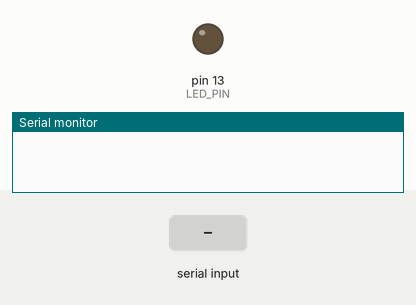
Recording of a sketch running on a simulated Arduino Uno, built with avr-gcc and run on an emulated ATmega328P. Parts: output pins drawn as LEDs (lit = HIGH), the last lines printed to the serial monitor. The test bench sets the inputs (shaded band).

Above: at 1.2 s.
1.3 s: "dark\n" received over Serial
At 2.4 s:
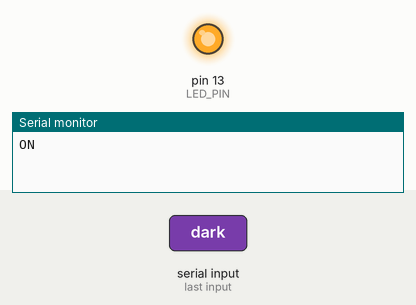
2.8 s: "light\n" received over Serial
At 3.6 s:
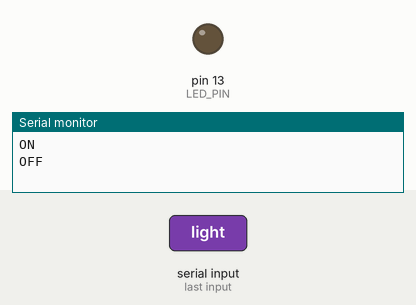
Timing chart, 0 to 5.8 s (numbered marks = the images above; inputs shaded):
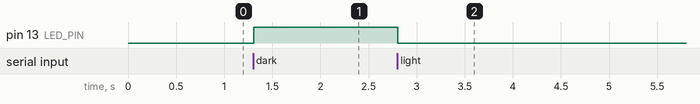

Measured:
- after the input at 1.3 s, pin 13 (LED_PIN): LOW → HIGH at once
- after the input at 2.8 s, pin 13 (LED_PIN): HIGH → LOW at once

The sketch:

Base_station_arduino_code.ino
```cpp
// Base Station Arduino Code
const int LED_PIN = 13;
String receivedData = "";

void setup() {
  Serial.begin(9600);
  pinMode(LED_PIN, OUTPUT);
}

void loop() {
  if (Serial.available() > 0) {
    receivedData = Serial.readStringUntil('\n');
    receivedData.trim();

    if (receivedData == "dark") {
      Serial.println("ON");
      digitalWrite(LED_PIN, HIGH);
    }
    else if (receivedData == "light") {
      Serial.println("OFF");
      digitalWrite(LED_PIN, LOW);
    }
  }
}
```
